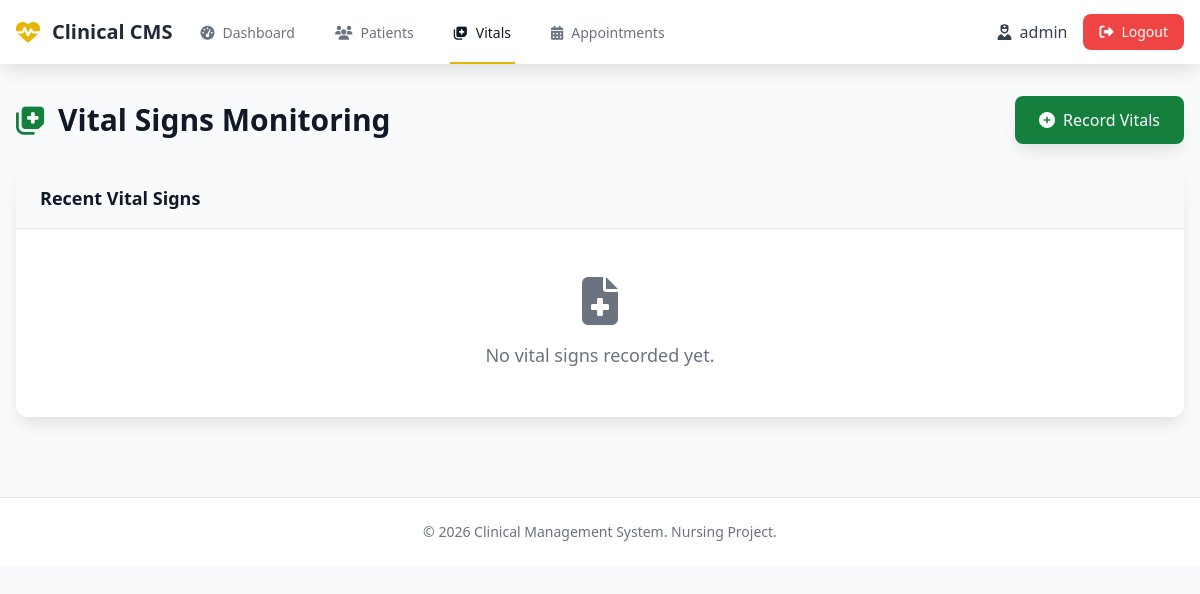
/vitals (signed in), run on an earlier commit of the app's database.
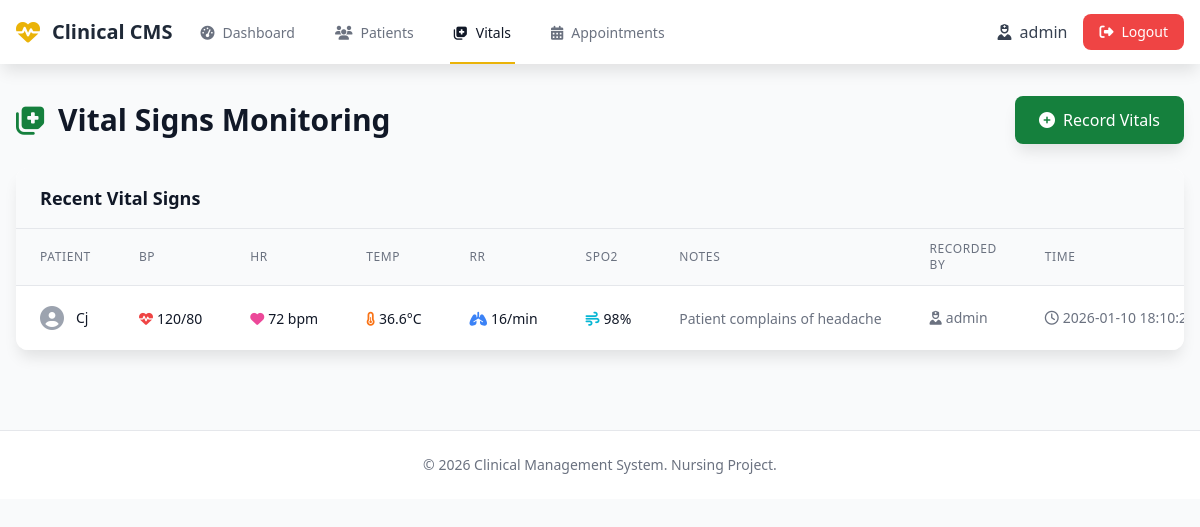
And on a later commit of the database.
### tables this page shows
CREATE TABLE vitals (
            id INTEGER PRIMARY KEY AUTOINCREMENT,
            patient_id INTEGER NOT NULL,
            blood_pressure TEXT NOT NULL,
            heart_rate INTEGER NOT NULL,
            temperature REAL NOT NULL,
            respiratory_rate INTEGER NOT NULL,
            oxygen_saturation INTEGER,
            notes TEXT,
            recorded_by TEXT NOT NULL,
            recorded_at TIMESTAMP DEFAULT CURRENT_TIMESTAMP,
            FOREIGN KEY (patient_id) REFERENCES patients (id) ON DELETE CASCADE
        );

CREATE TABLE patients (
            id INTEGER PRIMARY KEY AUTOINCREMENT,
            name TEXT NOT NULL,
            age INTEGER NOT NULL,
            gender TEXT NOT NULL,
            blood_type TEXT,
            allergies TEXT,
            contact TEXT,
            address TEXT,
            created_at TIMESTAMP DEFAULT CURRENT_TIMESTAMP,
            updated_at TIMESTAMP DEFAULT CURRENT_TIMESTAMP
        );

### app.py (the view)
@app.route('/vitals')
@login_required
def vitals():
    db = get_db()
    patients_list = db.execute('SELECT * FROM patients ORDER BY name').fetchall()
    recent_vitals = db.execute(
        '''SELECT v.*, p.name as patient_name
           FROM vitals v
           JOIN patients p ON v.patient_id = p.id
           ORDER BY v.recorded_at DESC
           LIMIT 20'''
    ).fetchall()
    return render_template('vitals.html', patients=patients_list, vitals=recent_vitals)

### app.py (called while the page is built)
def login_required(f):
    @wraps(f)
    def decorated_function(*args, **kwargs):
        if 'user_id' not in session:
            flash('Please log in to access this page.', 'warning')
            return redirect(url_for('login'))
        return f(*args, **kwargs)
    return decorated_function

### models/database.py (called while the page is built)
def get_db():
    if 'db' not in g:
        g.db = sqlite3.connect(
            current_app.config['DATABASE'],
            detect_types=sqlite3.PARSE_DECLTYPES
        )
        g.db.row_factory = sqlite3.Row
    return g.db

### templates/vitals.html (shortened to what this page needs)
{% extends "layout.html" %}
{% block content %}
<div class="slide-in">
    <div class="flex justify-between items-center mb-6">
        <h1 class="text-3xl font-bold text-gray-900">
            <i class="fas fa-notes-medical mr-3 text-green-700"></i>Vital Signs Monitoring
        </h1>
        <button onclick="openVitalsModal()"
                class="bg-green-700 hover:bg-green-800 text-white px-6 py-3 rounded-lg font-medium shadow-lg">
            <i class="fas fa-plus-circle mr-2"></i>Record Vitals
        </button>
    </div>
    <div class="bg-white rounded-xl shadow-lg overflow-hidden">
        <div class="px-6 py-4 bg-gray-50 border-b">
            <h2 class="text-lg font-semibold text-gray-900">Recent Vital Signs</h2>
        </div>
        {% if vitals %}
        <div class="overflow-x-auto">
            <table class="min-w-full divide-y divide-gray-200">
                <thead class="bg-gray-50">
                    <tr>
                        <th class="px-6 py-3 text-left text-xs font-medium text-gray-500 uppercase tracking-wider">Patient</th>
                        <th class="px-6 py-3 text-left text-xs font-medium text-gray-500 uppercase tracking-wider">BP</th>
                        <th class="px-6 py-3 text-left text-xs font-medium text-gray-500 uppercase tracking-wider">HR</th>
                        <th class="px-6 py-3 text-left text-xs font-medium text-gray-500 uppercase tracking-wider">Temp</th>
                        <th class="px-6 py-3 text-left text-xs font-medium text-gray-500 uppercase tracking-wider">RR</th>
                        <th class="px-6 py-3 text-left text-xs font-medium text-gray-500 uppercase tracking-wider">SpO2</th>
                        <th class="px-6 py-3 text-left text-xs font-medium text-gray-500 uppercase tracking-wider">Notes</th>
                        <th class="px-6 py-3 text-left text-xs font-medium text-gray-500 uppercase tracking-wider">Recorded By</th>
                        <th class="px-6 py-3 text-left text-xs font-medium text-gray-500 uppercase tracking-wider">Time</th>
                    </tr>
                </thead>
                <tbody class="bg-white divide-y divide-gray-200">
                    {% for vital in vitals %}
                    <tr class="hover:bg-gray-50">
                        <td class="px-6 py-4 whitespace-nowrap">
                            <div class="flex items-center">
                                <i class="fas fa-user-circle text-gray-400 text-2xl mr-3"></i>
                                <span class="text-sm font-medium text-gray-900">{{ vital.patient_name }}</span>
                            </div>
                        </td>
                        <td class="px-6 py-4 whitespace-nowrap">
                            <span class="text-sm {% if vital.blood_pressure %}text-gray-900{% else %}text-gray-400{% endif %}">
                                <i class="fas fa-heartbeat mr-1 text-red-500"></i>{{ vital.blood_pressure }}
                            </span>
                        </td>
                        <td class="px-6 py-4 whitespace-nowrap">
                            <span class="text-sm text-gray-900">
                                <i class="fas fa-heart mr-1 text-pink-500"></i>{{ vital.heart_rate }} bpm
                            </span>
                        </td>
                        <td class="px-6 py-4 whitespace-nowrap">
                            <span class="text-sm text-gray-900 {% if vital.temperature > 38 %}text-red-600 font-semibold{% elif vital.temperature < 36 %}text-blue-600 font-semibold{% endif %}">
                                <i class="fas fa-thermometer-half mr-1 text-orange-500"></i>{{ vital.temperature }}°C
                            </span>
                        </td>
                        <td class="px-6 py-4 whitespace-nowrap">
                            <span class="text-sm text-gray-900">
                                <i class="fas fa-lungs mr-1 text-blue-500"></i>{{ vital.respiratory_rate }}/min
                            </span>
                        </td>
                        <td class="px-6 py-4 whitespace-nowrap">
                            {% if vital.oxygen_saturation %}
                            <span class="text-sm {% if vital.oxygen_saturation < 95 %}text-red-600 font-semibold{% else %}text-gray-900{% endif %}">
                                <i class="fas fa-wind mr-1 text-cyan-500"></i>{{ vital.oxygen_saturation }}%
                            </span>
                            {% else %}
                            <span class="text-sm text-gray-400">N/A</span>
                            {% endif %}
                        </td>
                        <td class="px-6 py-4 max-w-xs truncate">
                            <span class="text-sm text-gray-500">{{ vital.notes or '-' }}</span>
                        </td>
                        <td class="px-6 py-4 whitespace-nowrap text-sm text-gray-500">
                            <i class="fas fa-user-nurse mr-1"></i>{{ vital.recorded_by }}
                        </td>
                        <td class="px-6 py-4 whitespace-nowrap text-sm text-gray-500">
                            <i class="far fa-clock mr-1"></i>{{ vital.recorded_at }}
                        </td>
                    </tr>
                    {% endfor %}
                </tbody>
            </table>
        </div>
        {% else %}
        <div class="text-center py-12 text-gray-500">
            <i class="fas fa-file-medical text-5xl mb-4"></i>
            <p class="text-lg">No vital signs recorded yet.</p>
        </div>
        {% endif %}
    </div>
</div>
{% endblock %}

### templates/layout.html (shortened to what this page needs)
<!DOCTYPE html>
<html lang="en">
<head>
    <script src="https://cdn.tailwindcss.com"></script>
    <link rel="stylesheet" href="https://cdnjs.cloudflare.com/ajax/libs/font-awesome/6.4.0/css/all.min.css">
</head>
<body class="bg-gray-50 min-h-screen">
    {% if session.user_id %}
    <nav class="bg-white shadow-lg">
        <div class="max-w-7xl mx-auto px-4 sm:px-6 lg:px-8">
            <div class="flex justify-between h-16">
                <div class="flex">
                    <div class="flex-shrink-0 flex items-center">
                        <i class="fas fa-heartbeat text-yellow-500 text-2xl mr-3"></i>
                        <span class="text-xl font-bold text-gray-800">Clinical CMS</span>
                    </div>
                    <div class="hidden sm:ml-6 sm:flex sm:space-x-8">
                        <a href="{{ url_for('dashboard') }}"
                           class="{% if request.endpoint == 'dashboard' %}border-yellow-500 text-gray-900{% else %}border-transparent text-gray-500 hover:border-gray-300 hover:text-gray-700{% endif %} inline-flex items-center px-1 pt-1 border-b-2 text-sm font-medium">
                            <i class="fas fa-tachometer-alt mr-2"></i> Dashboard
                        </a>
                        <a href="{{ url_for('patients') }}"
                           class="{% if request.endpoint == 'patients' %}border-yellow-500 text-gray-900{% else %}border-transparent text-gray-500 hover:border-gray-300 hover:text-gray-700{% endif %} inline-flex items-center px-1 pt-1 border-b-2 text-sm font-medium">
                            <i class="fas fa-users mr-2"></i> Patients
                        </a>
                        <a href="{{ url_for('vitals') }}"
                           class="{% if request.endpoint == 'vitals' %}border-yellow-500 text-gray-900{% else %}border-transparent text-gray-500 hover:border-gray-300 hover:text-gray-700{% endif %} inline-flex items-center px-1 pt-1 border-b-2 text-sm font-medium">
                            <i class="fas fa-notes-medical mr-2"></i> Vitals
                        </a>
                        <a href="{{ url_for('appointments') }}"
                           class="{% if request.endpoint == 'appointments' %}border-yellow-500 text-gray-900{% else %}border-transparent text-gray-500 hover:border-gray-300 hover:text-gray-700{% endif %} inline-flex items-center px-1 pt-1 border-b-2 text-sm font-medium">
                            <i class="fas fa-calendar-alt mr-2"></i> Appointments
                        </a>
                    </div>
                </div>
                <div class="flex items-center">
                    <span class="text-gray-700 mr-4">
                        <i class="fas fa-user-nurse mr-2"></i>{{ session.username }}
                    </span>
                    <a href="{{ url_for('logout') }}"
                       class="bg-red-500 hover:bg-red-600 text-white px-4 py-2 rounded-lg text-sm font-medium">
                        <i class="fas fa-sign-out-alt mr-2"></i>Logout
                    </a>
                </div>
            </div>
        </div>
    </nav>
    {% endif %}
    <main class="max-w-7xl mx-auto px-4 sm:px-6 lg:px-8 py-8">
        {% block content %}{% endblock %}
    </main>
    <footer class="bg-white border-t mt-12">
        <div class="max-w-7xl mx-auto px-4 sm:px-6 lg:px-8 py-6">
            <p class="text-center text-gray-500 text-sm">
                &copy; 2026 Clinical Management System. Nursing Project.
            </p>
        </div>
    </footer>
</body>
</html>

### templates/layout.html (style rules this page uses)
* { box-sizing: border-box; margin: 0; padding: 0; }
body { font-family: system-ui, -apple-system, sans-serif; line-height: 1.6; }
.slide-in { animation: slideIn 0.3s ease-out; }
.bg-gray-50 { background-color: #f9fafb !important; }
.bg-white { background-color: #ffffff !important; }
.text-gray-900 { color: #111827 !important; }
.text-gray-700 { color: #374151 !important; }
.text-gray-500 { color: #6b7280 !important; }
.shadow-lg { box-shadow: 0 10px 15px -3px rgba(0, 0, 0, 0.1) !important; }
.rounded-lg { border-radius: 0.5rem !important; }
.px-4 { padding-left: 1rem !important; padding-right: 1rem !important; }
.py-2 { padding-top: 0.5rem !important; padding-bottom: 0.5rem !important; }
.py-4 { padding-top: 1rem !important; padding-bottom: 1rem !important; }
.py-8 { padding-top: 2rem !important; padding-bottom: 2rem !important; }
.mb-6 { margin-bottom: 1.5rem !important; }
.text-center { text-align: center !important; }
.font-bold { font-weight: 700 !important; }
.text-3xl { font-size: 1.875rem !important; line-height: 2.25rem !important; }
.min-h-screen { min-height: 100vh !important; }

What changed in the data, as far as the page shows it:
added vitals: username "admin", patient_name "Cj", blood_pressure "120/80", heart_rate "72", temperature "36.6", respiratory_rate "16", oxygen_saturation "98", notes "Patient complains of headache", recorded_by "admin", recorded_at "2026-01-10…"
Also different on the page:
{{ session.username }}: "admin" → (not shown)
text no longer shown: "No vital signs recorded yet."
text now shown: "PATIENT BP HR TEMP RR SPO2 NOTES RECORDED BY TIME"
